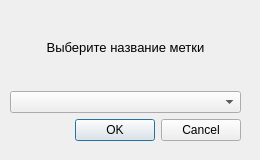
<?xml version="1.0" encoding="UTF-8"?>
<ui version="4.0">
 <class>Dialog</class>
 <widget class="QDialog" name="Dialog">
  <property name="geometry">
   <rect>
    <x>0</x>
    <y>0</y>
    <width>260</width>
    <height>160</height>
   </rect>
  </property>
  <property name="windowTitle">
   <string>Отвязка метки</string>
  </property>
  <property name="windowIcon">
   <iconset>
    <normaloff>../../../Downloads/Books_icon-icons.com_76879.png</normaloff>../../../Downloads/Books_icon-icons.com_76879.png</iconset>
  </property>
  <widget class="QWidget" name="layoutWidget">
   <property name="geometry">
    <rect>
     <x>10</x>
     <y>10</y>
     <width>231</width>
     <height>131</height>
    </rect>
   </property>
   <layout class="QVBoxLayout" name="verticalLayout">
    <item>
     <widget class="QLabel" name="statusTag">
      <property name="font">
       <font>
        <pointsize>10</pointsize>
       </font>
      </property>
      <property name="text">
       <string>Выберите название метки</string>
      </property>
      <property name="alignment">
       <set>Qt::AlignCenter</set>
      </property>
     </widget>
    </item>
    <item>
     <widget class="QComboBox" name="tag"/>
    </item>
    <item>
     <widget class="QDialogButtonBox" name="buttonBox">
      <property name="orientation">
       <enum>Qt::Horizontal</enum>
      </property>
      <property name="standardButtons">
       <set>QDialogButtonBox::Cancel|QDialogButtonBox::Ok</set>
      </property>
     </widget>
    </item>
   </layout>
  </widget>
 </widget>
 <resources/>
 <connections/>
</ui>
